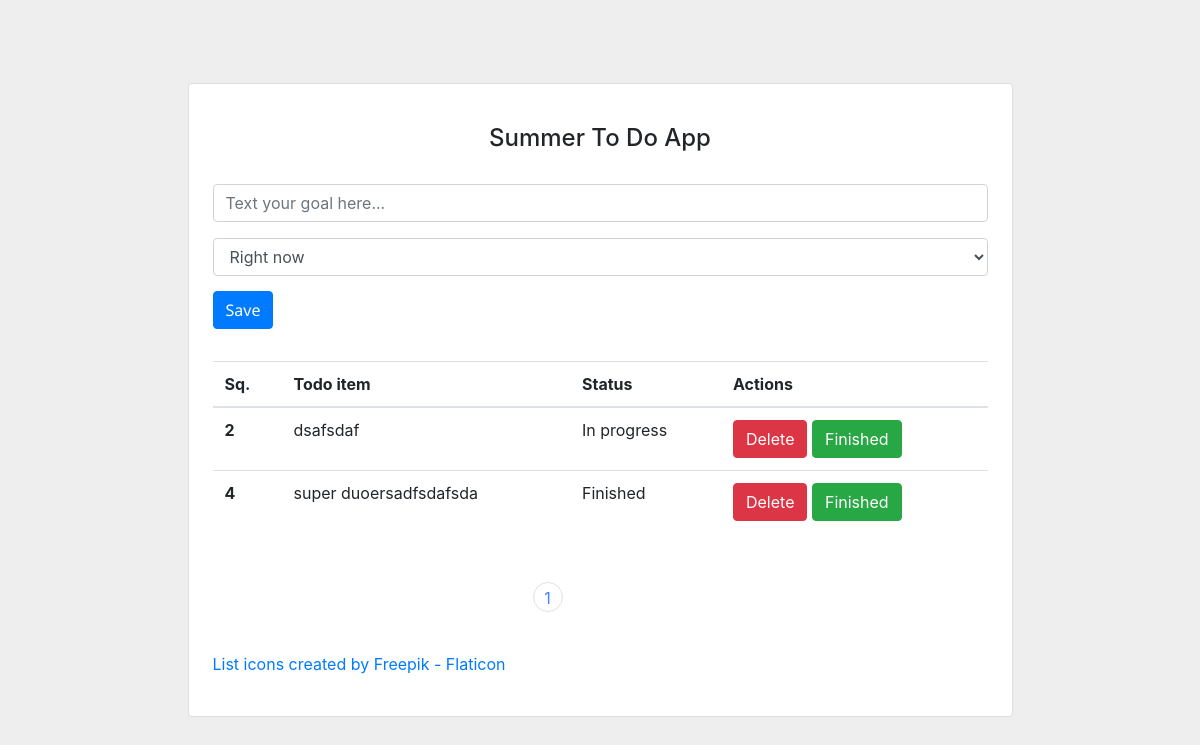
Screenshot of /my-goals/ (signed in) with the database file from the repository.
### user/models.py (models this page shows, shortened)
class goal(models.Model):
    sequence_choices = [
        ('Right now', 'Right now'),
        ('1', 'First'),
        ('2', 'Second'),
        ('3', 'Third'),
        ('4', 'Fourth'),
        ('5', 'Fifth'),
        ('6', 'Sixth'),
        ('7', 'Seventh'),
        ('8', 'Eighth'),
        ('9', 'Nineth'),
        ('10', 'Tenth'),
    ]
    executor = models.ForeignKey(settings.AUTH_USER_MODEL, on_delete=models.CASCADE)
    title = models.CharField(max_length=60, blank=True, null=False, help_text="Text your goal here...")
    priority = models.CharField(choices=sequence_choices, default='Right now', max_length=10)
    status = models.CharField(default="In progress", blank=False, max_length=20)

### user/views.py (the view, shortened to what this page needs)
# urls.py: path('my-goals/', MyGoalsView.as_view()),
class MyGoalsView(LoginRequiredMixin, FormView):
    model = goal
    template_name = "interface/my_goals.html"
    context_object_name = 'user'
    form_class = CreateGoalForm
    success_url = '/my-goals/'
    login_url = '/authentication/login/'
    def get_context_data(self, **kwargs):
        context = super().get_context_data(**kwargs)
        goals = goal.objects.filter(
            executor=self.request.user.id).order_by('-status')
        paginator = Paginator(goals, 5)
        page_number = self.request.GET.get('page')
        page_obj = paginator.get_page(page_number)
        page_list = []
        for i in range(page_obj.paginator.num_pages):
            i += 1
            page_list.append(i)
        context['user_goals'] = goals
        context['page_obj'] = page_obj
        context['page_list'] = page_list
        return context

### user/forms.py
class CreateGoalForm(ModelForm):
    class Meta:
        model = goal
        fields = ['title', 'priority', ]

### user/templates/interface/my_goals.html (shortened to what this page needs)
{% load static %}
<head>
</head>
<link rel="stylesheet" href="https://stackpath.bootstrapcdn.com/bootstrap/4.3.1/css/bootstrap.min.css"
>
<section class="vh-100" style="background-color: #eee;">
  <div id="cont" class="container py-5 h-100">
    <div class="row d-flex justify-content-center align-items-center h-100">
      <div class="col col-lg-7 col-xl-9">
        <div class="card rounded-3">
          <div class="card-body p-4">
            <h4 class="text-center my-3 pb-3">Summer To Do App</h4>
            <form action="" method="POST"
              class="row row-cols-lg-auto g-3 justify-content-center align-items-center mb-4 pb-2">
              <div class="col-12">
                <div class="form-outline">
                  <p> <input type="text" name="title" maxlength="60" id="id_title" placeholder="Text your goal here..."
                      class="form-control"></p>
                  <select name="priority" id="id_priority" style="margin-top:10px; margin-bottom:15px;"
                    class="form-control">
                    <option value="Right now" selected="">Right now</option>
                  </select>
                </div>
              </div>
              <div class="col-12">
                <button type="submit" class="btn btn-primary"
                  style="font-family: 'Noto Sans', sans-serif;">Save</button>
              </div>
            </form>
            <table class="table mb-4">
              <thead>
                <tr>
                  <th scope="col">Sq.</th>
                  <th scope="col">Todo item</th>
                  <th scope="col">Status</th>
                  <th scope="col">Actions</th>
                </tr>
              </thead>
              <tbody>
                {% for i in page_obj %}
                <tr>
                  <th scope="row">{{ i.priority }}</th>
                  <td>{{ i.title }}</td>
                  <td>{{ i.status }}</td>
                  <td>
                    <a href="{% url 'goal-delete' pk=i.pk %}"><button type="submit" class="btn btn-danger" name="delete"
                        value="">Delete</button></a>
                    <a href="{% url 'goal-finish' pk=i.pk %}"><button type="submit" class="btn btn-success ms-1"
                        name="done">Finished</button></a>
                  </td>
                </tr>
                {% endfor %}
              </tbody>
            </table>
            <div class="pagination_rounded">
              <ul>
                {% for i in page_list %}
                <li>
                  <a href="?page={{i}}">{{ i }}</a>
                </li>
                {% endfor %}
              </ul>
            </div>
            <p><a class="text-center my-3 pb-3" href="https://www.flaticon.com/free-icons/list" title="list icons">List
                icons created by Freepik - Flaticon</a></p>
          </div>
        </div>
      </div>
    </div>
  </div>
</section>

### user/templates/interface/my_goals.html (style rules this page uses)
@media screen and (min-width: 1080px) and (max-width: 2440px) { .pagination_rounded, .pagination_square { display: inline-block; margin-left: 320px; margin-top: 25px; } }
@media screen and (min-width: 1080px) and (max-width: 2440px) { .pagination_rounded ul li { float: left; margin-left: 20px; } }
@media screen and (min-width: 1080px) and (max-width: 2440px) { .pagination_rounded ul li a { float: left; color: #4285f4; border-radius: 50%; line-height: 30px; height: 30px; width: 30px; text-align: center; margin-bottom: 40px; border: 1px solid #e0e0e0; } }
.pagination_rounded ul { margin: 0; padding: 0; list-style: none; }
.pagination_rounded li:first-child { margin-left: 0px; }
a:link { text-decoration: none; }

### rows the page displays
goal: priority "2", title "dsafsdaf", status "In progress"
goal: priority "4", title "super duoersadfsdafsda", status "Finished"

### other values shown
{{ i }} "1"
